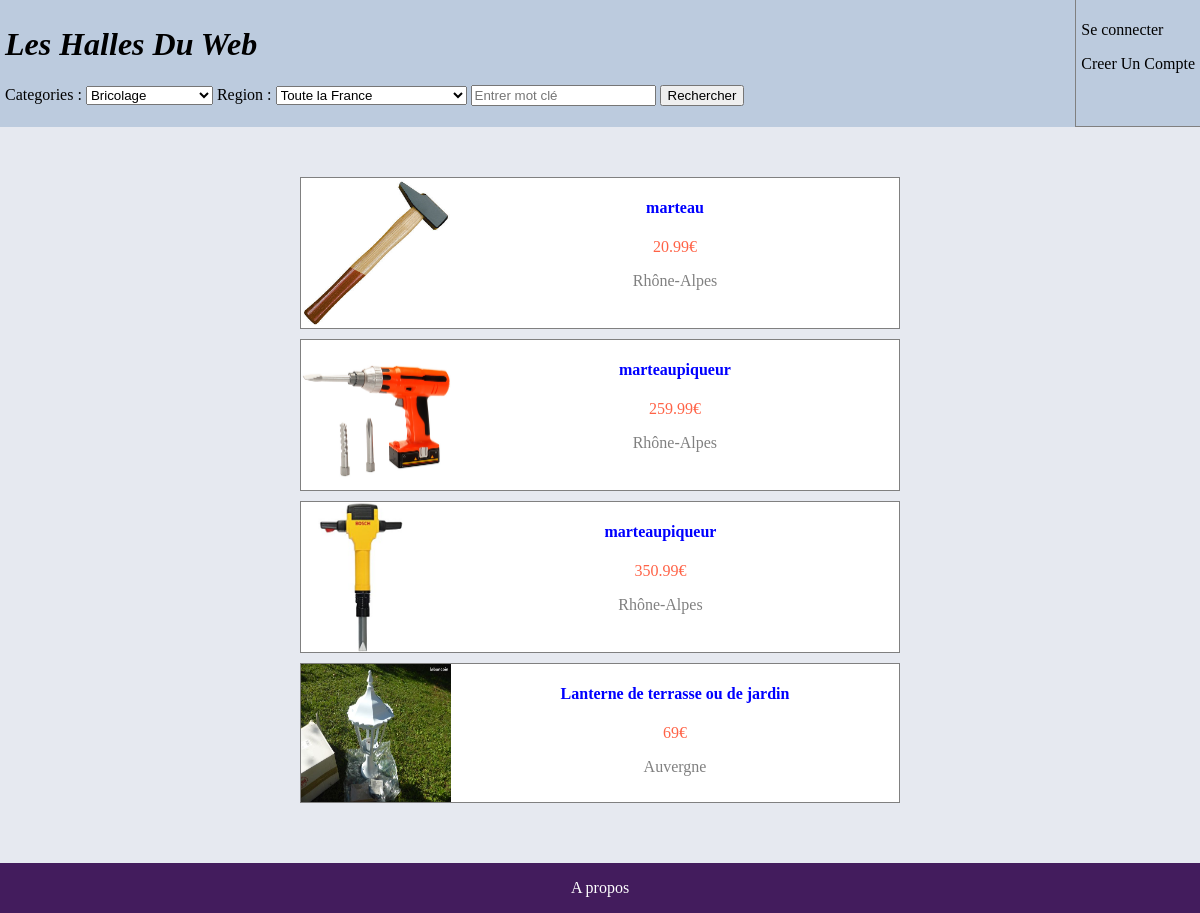
Page /controleur/recherche.ctrl.php?c=1 on the committed database.
### tables this page shows
CREATE TABLE offre (
ref INTEGER PRIMARY KEY,
photo TEXT,
intitule TEXT,
prix TEXT,
region TEXT,
caracteristique TEXT,
id INTEGER,
categorie INTEGER,
FOREIGN KEY (id) REFERENCES utilisateur(identifiant),
FOREIGN KEY (region) REFERENCES utilisateur(region),
FOREIGN KEY (categorie) REFERENCES categorie(id)
);

### controleur/recherche.ctrl.php (called while the page is built, shortened)
<?php
require_once('../model/model.class.php');
require_once('../model/model.classDAO.php');
  if (isset($_GET['firstId'])) {
    $firstId = $_GET['firstId'];
  } else {
    $firstId = 0;
  }
  if (isset($_GET['r'])) {
    $reg = $_GET['r'];
  } else {
    $reg = "Toute";
  }
  if (isset($_GET['c'])) {
    $cate = $_GET['c'];
  } else {
    $cate = "Toute";
  }
  if (isset($_GET['rec'])) {
    $rec = $_GET['rec'];
  } else {
    $rec = "";
  }
  $config = parse_ini_file('../config/config.ini');
  if($dao->estCatMere($_GET['c'])){
    $offres = $dao->getNOffreCorespondanteMere($firstId,$reg,$cate,$rec);
  } else {
    $offres = $dao->getNOffreCorespondante($firstId,$reg,$cate,$rec);
    $nboffre = $dao->getNbOffreRec($reg,$cate,$rec);
  }
  include('../view/recherche.view.php');
 ?>

### model/model.classDAO.php (called while the page is built, shortened)
<?php
require_once("../model/model.class.php");
$dao = new DAO();
class DAO{
    private $db;
    function __construct(){
      try {
      $config = parse_ini_file('../config/config.ini');
      $path = $config['database_path'];
      $this->db = new PDO("sqlite:$path");
      }
    catch (PDOException $e){
    die("erreur de connexion a la database: ".$e->getMessage());
    }
  }
function getNOffreCorespondanteMere($firstId, $region, $categorie, $rec) : array{
  $tab = array();
  if($region!='Toute'){
    $where = "WHERE region = \"$region\" AND categorie IN (SELECT id FROM categorie WHERE pere = $categorie AND id != $categorie) AND";
  }else{
    $where = "WHERE categorie IN (SELECT id FROM categorie WHERE pere = $categorie AND id != $categorie) AND";
  }
  $req = "SELECT * FROM offre $where intitule LIKE \"%$rec%\" LIMIT 10 Offset $firstId";
  try{
      if($d = $this->db->query($req)){
        $tab=$d->fetchAll(PDO::FETCH_CLASS,'Offre');
      }
    }catch(Exception $e){
      echo "error au niveau du searchORC".$e;
      return NULL;
    }
    return $tab;
}
}
 ?>

### model/model.class.php (called while the page is built, shortened)
<?php
class Offre{
public function __get(string $property) {
    return $this->$property;
  }
}
 ?>

### view/recherche.view.php (the view, shortened to what this page needs)
<!DOCTYPE html>
<html lang="en" dir="ltr">
  <head>
    <link rel="stylesheet" href="../view/style/recherche.style.css">
  </head>
  <body>
    <?php include('../controleur/header.ctrl.php'); ?>
    <nav>
      <?php  if (sizeof($offres)==0) {?>
        <p>Aucune offre ne correspond à votre recherche</p>
      <?php } else {?>
      <?php foreach ($offres as $offre) { ?>
        <a href="../controleur/offre.ctrl.php?ref=<?php echo $offre->ref?>&firstId=<?php echo $firstId ?>&r=<?php echo $reg ?>&c=<?php echo $cate?>&rec=<?php echo $rec?>">
        <div class="Offre">
          <img src="<?php echo $config['img_path']."/".$offre->photo ?>" alt="">
          <div >
            <h4><?php echo $offre->intitule?></h4>
            <p class="prix"><?php echo $offre->prix?>€</p>
            <p><?php echo $offre->region?></p>
          </div>
        </div>
        </a>
      <?php  }?>
      <?php }?>
    </nav>
    <?php include('footer.view.php'); ?>
  </body>
</html>

### view/style/recherche.style.css (style rules this page uses)
nav { margin-right: auto; margin-left: auto; width: 50%; background-color: #e6e9f0; }
a { text-decoration: none; color: black; }
nav { text-align: center; }
nav div img { max-width: 150px; max-height: 150px; }
nav div { color: gray; font-style: normal; text-decoration: none; height: auto; margin-right: auto; margin-left: auto; margin-bottom: 10px; background-color: #e6e9f0; background-color: white; }
nav h4 { color: blue; font-style: normal; text-decoration: none; }
.Offre { border-style: solid; border-color: gray; border-width: thin; border-collapse:collapse; display: flex; flex-direction: row; justify-content:flex-start; }
.prix { color: tomato; }
body { background-color: #e6e9f0; height: 100vh; margin: 0px; padding: 0px; display: flex; flex-direction: column; justify-content: space-between; }

### rows in the picture
offre: photo (picture), intitule "marteau", prix "20.99", region "Rhône-Alpes"
offre: photo (picture), intitule "marteaupiqueur", prix "259.99", region "Rhône-Alpes"
offre: photo (picture), intitule "marteaupiqueur", prix "350.99", region "Rhône-Alpes"
offre: photo (picture), intitule "Lanterne de terrasse ou de jardin", prix "69", region "Auvergne"

### other values in the picture
form field c "Bricolage"
